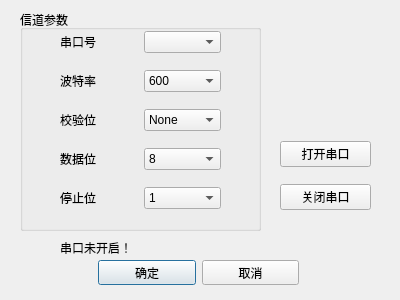
<?xml version="1.0" encoding="UTF-8"?>
<ui version="4.0">
 <class>ComDialog</class>
 <widget class="QDialog" name="ComDialog">
  <property name="geometry">
   <rect>
    <x>0</x>
    <y>0</y>
    <width>400</width>
    <height>300</height>
   </rect>
  </property>
  <property name="windowTitle">
   <string>Dialog</string>
  </property>
  <widget class="QGroupBox" name="groupBox">
   <property name="geometry">
    <rect>
     <x>20</x>
     <y>10</y>
     <width>241</width>
     <height>221</height>
    </rect>
   </property>
   <property name="title">
    <string>信道参数</string>
   </property>
   <widget class="QWidget" name="layoutWidget_2">
    <property name="geometry">
     <rect>
      <x>40</x>
      <y>10</y>
      <width>161</width>
      <height>201</height>
     </rect>
    </property>
    <layout class="QGridLayout" name="gridLayout">
     <item row="0" column="0">
      <widget class="QLabel" name="label_6">
       <property name="text">
        <string>串口号</string>
       </property>
      </widget>
     </item>
     <item row="2" column="1">
      <widget class="QComboBox" name="ParityComboBox">
       <property name="currentText">
        <string>Even</string>
       </property>
       <item>
        <property name="text">
         <string>None</string>
        </property>
       </item>
       <item>
        <property name="text">
         <string>Odd</string>
        </property>
       </item>
       <item>
        <property name="text">
         <string>Even</string>
        </property>
       </item>
      </widget>
     </item>
     <item row="0" column="1">
      <widget class="QComboBox" name="PortNameComboBox"/>
     </item>
     <item row="1" column="0">
      <widget class="QLabel" name="label_5">
       <property name="text">
        <string>波特率</string>
       </property>
      </widget>
     </item>
     <item row="1" column="1">
      <widget class="QComboBox" name="BaudRateComboBox">
       <property name="currentText">
        <string>2400</string>
       </property>
       <item>
        <property name="text">
         <string>600</string>
        </property>
       </item>
       <item>
        <property name="text">
         <string>1200</string>
        </property>
       </item>
       <item>
        <property name="text">
         <string>2400</string>
        </property>
       </item>
       <item>
        <property name="text">
         <string>4800</string>
        </property>
       </item>
       <item>
        <property name="text">
         <string>9600</string>
        </property>
       </item>
       <item>
        <property name="text">
         <string>14400</string>
        </property>
       </item>
       <item>
        <property name="text">
         <string>19200</string>
        </property>
       </item>
       <item>
        <property name="text">
         <string>33600</string>
        </property>
       </item>
       <item>
        <property name="text">
         <string>115200</string>
        </property>
       </item>
      </widget>
     </item>
     <item row="2" column="0">
      <widget class="QLabel" name="label_4">
       <property name="text">
        <string>校验位</string>
       </property>
      </widget>
     </item>
     <item row="3" column="0">
      <widget class="QLabel" name="label_3">
       <property name="text">
        <string>数据位</string>
       </property>
      </widget>
     </item>
     <item row="3" column="1">
      <widget class="QComboBox" name="DataBitComboBox">
       <item>
        <property name="text">
         <string>8</string>
        </property>
       </item>
      </widget>
     </item>
     <item row="4" column="0">
      <widget class="QLabel" name="label">
       <property name="text">
        <string>停止位</string>
       </property>
      </widget>
     </item>
     <item row="4" column="1">
      <widget class="QComboBox" name="StopBitComboBox">
       <item>
        <property name="text">
         <string>1</string>
        </property>
       </item>
       <item>
        <property name="text">
         <string>1.5</string>
        </property>
       </item>
       <item>
        <property name="text">
         <string>2</string>
        </property>
       </item>
      </widget>
     </item>
    </layout>
   </widget>
  </widget>
  <widget class="QWidget" name="layoutWidget">
   <property name="geometry">
    <rect>
     <x>98</x>
     <y>260</y>
     <width>201</width>
     <height>25</height>
    </rect>
   </property>
   <layout class="QHBoxLayout" name="horizontalLayout">
    <item>
     <widget class="QPushButton" name="ComButtonY">
      <property name="text">
       <string>确定</string>
      </property>
     </widget>
    </item>
    <item>
     <widget class="QPushButton" name="ComButtonN">
      <property name="text">
       <string>取消</string>
      </property>
     </widget>
    </item>
   </layout>
  </widget>
  <widget class="QWidget" name="layoutWidget">
   <property name="geometry">
    <rect>
     <x>280</x>
     <y>130</y>
     <width>91</width>
     <height>91</height>
    </rect>
   </property>
   <layout class="QGridLayout" name="gridLayout_3">
    <item row="0" column="0">
     <widget class="QPushButton" name="OpenComButton">
      <property name="text">
       <string>打开串口</string>
      </property>
      <property name="checkable">
       <bool>false</bool>
      </property>
     </widget>
    </item>
    <item row="1" column="0">
     <widget class="QPushButton" name="CloseComButton">
      <property name="text">
       <string>关闭串口</string>
      </property>
     </widget>
    </item>
   </layout>
  </widget>
  <widget class="QLabel" name="ComStatusLabel">
   <property name="geometry">
    <rect>
     <x>60</x>
     <y>240</y>
     <width>111</width>
     <height>16</height>
    </rect>
   </property>
   <property name="text">
    <string>串口未开启！</string>
   </property>
  </widget>
 </widget>
 <resources/>
 <connections/>
</ui>
